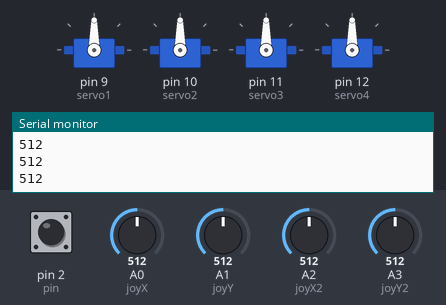
Bench run of a sketch on a simulated Arduino Uno, built with avr-gcc and run on an emulated ATmega328P. Parts: 4 × servo, the last lines printed to the serial monitor. The test bench sets the inputs (shaded band); at power-on: A2 (joyX2) = 512, A3 (joyY2) = 512, A1 (joyY) = 512, pin 2 (pin) HIGH, A0 (joyX) = 512.

Above: at 1.2 s.
1.3 s: A2 (joyX2) set to 394
2.8 s: A2 (joyX2) set to 363
At 3.3 s:
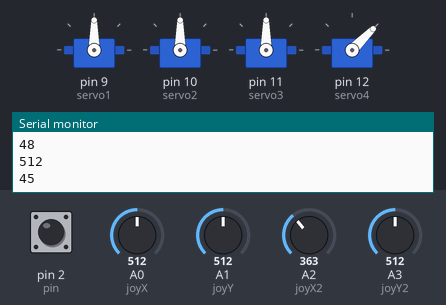
At 4.0 s:
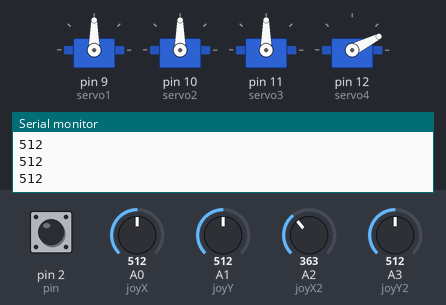
4.9 s: A3 (joyY2) set to 793
6.4 s: A3 (joyY2) set to 813
At 7.9 s:
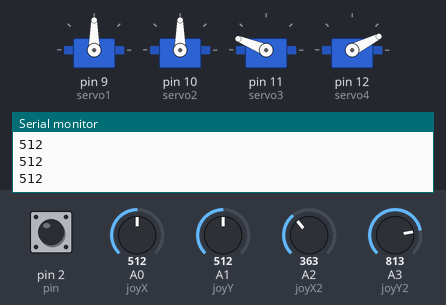
8.9 s: A1 (joyY) set to 992
10.4 s: A1 (joyY) set to 1017
At 12.6 s:
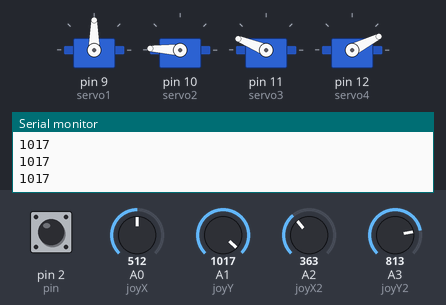
Timing chart, 0 to 13.8 s (numbered marks = the images above; inputs shaded):
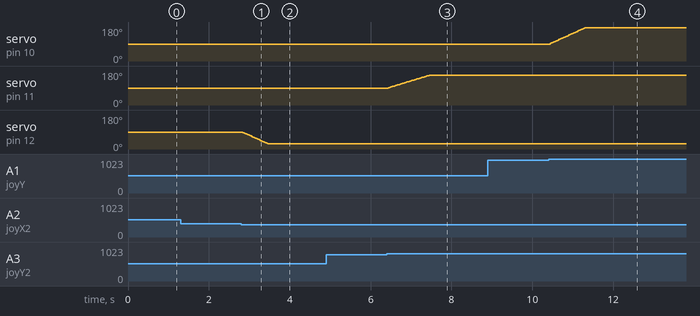

The sketch:

Joystick_demo.ino
```cpp
#include <Servo.h>
#define joyX A0
#define joyY A1
#define joyX2 A2
#define joyY2 A3
int xval=0;
int yval=0;
int xval2=0;
int yval2=0;

int servox;
int servoy;
int pos=90;
int pos2=90;
int pos3=90;
int pos4=90;
Servo servo1;
Servo servo2;
Servo servo3;
Servo servo4;
int pin=2;

void setup() {
Serial.begin(9600);
servo1.attach(9);
servo2.attach(10);
servo3.attach(11);
servo4.attach(12);
pinMode (joyX, INPUT) ;
pinMode (joyY, INPUT) ;
pinMode (joyX2, INPUT) ;
pinMode (joyY2, INPUT) ;
pinMode(pin, INPUT_PULLUP );
}

void loop() {
 xval=analogRead(A0);
 yval=analogRead(A1);
 xval2=analogRead(A2);
 yval2=analogRead(A3);


if (xval>900 && pos<150){
  servo1.write(pos);
  pos+=2;
  delay(30);
}
else if (xval<280 && pos>75){
  servo1.write(pos);
  pos-=2;
  delay(30);
}

Serial.println(yval);
if (yval>1000 && pos2<180){
  servo2.write(pos2);
   pos2+=3;
   delay(30);
}
else if (yval<10 && pos2>0){
  servo2.write(pos2);
  pos2-=3;
  delay(30);
}


if (digitalRead(pin)==LOW){
servo1.write(90);
servo2.write(90);
servo3.write(90);
servo4.write(90);
Serial.println("pressed");
delay(10);
}

//3RD JOINT
if (yval2>800 && pos3<160){
  servo3.write(pos3);
  pos3+=2;
//  Serial.println(pos2);
  delay(30);
}
else if (yval2<380 && pos3>85){
  servo3.write(pos3);
  pos3-=2;
//  Serial.println(pos2);
  delay(30);
}

//DAGANA
if (xval2>800 && pos4<190){
  servo4.write(pos4);
  Serial.println(pos4);
  pos4+=3;
  delay(30);
}
else if (xval2<380 && pos4>25){
  servo4.write(pos4);
   Serial.println(pos4);
  pos4-=3;
//  Serial.println(pos2);
  delay(30);
}
//DAGANA

}
```

Measured:
- the behaviour switches between 380 and 379 on A2 (joyX2) (found by bisection; images 0 and 1)
- the behaviour switches between 800 and 801 on A3 (joyY2) (found by bisection; images 2 and 3)
- the behaviour switches between 1000 and 1001 on A1 (joyY) (found by bisection; images 3 and 4)
- after the input at 2.8 s, servo on pin 12 (servo4): moves from 90° to 27° over 0.62 s, starting at once
- after the input at 6.4 s, servo on pin 11 (servo3): moves from 90° to 158° over 1.0 s, starting at once
- after the input at 10.4 s, servo on pin 10 (servo2): moves from 90° to 177° over 0.86 s, starting at once
